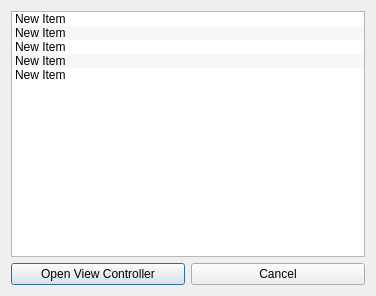
<?xml version="1.0" encoding="UTF-8"?>
<ui version="4.0">
 <class>OpenViewControllerDialog</class>
 <widget class="QDialog" name="OpenViewControllerDialog">
  <property name="geometry">
   <rect>
    <x>0</x>
    <y>0</y>
    <width>376</width>
    <height>296</height>
   </rect>
  </property>
  <property name="font">
   <font>
    <stylestrategy>PreferAntialias</stylestrategy>
   </font>
  </property>
  <property name="windowTitle">
   <string>Open View Controller</string>
  </property>
  <layout class="QGridLayout" name="gridLayout">
   <item row="0" column="0" colspan="2">
    <widget class="QListWidget" name="listWidget">
     <property name="alternatingRowColors">
      <bool>true</bool>
     </property>
     <property name="selectionMode">
      <enum>QAbstractItemView::SingleSelection</enum>
     </property>
     <item>
      <property name="text">
       <string>New Item</string>
      </property>
     </item>
     <item>
      <property name="text">
       <string>New Item</string>
      </property>
     </item>
     <item>
      <property name="text">
       <string>New Item</string>
      </property>
     </item>
     <item>
      <property name="text">
       <string>New Item</string>
      </property>
     </item>
     <item>
      <property name="text">
       <string>New Item</string>
      </property>
     </item>
    </widget>
   </item>
   <item row="1" column="0">
    <widget class="QPushButton" name="pushButton">
     <property name="text">
      <string>Open View Controller</string>
     </property>
    </widget>
   </item>
   <item row="1" column="1">
    <widget class="QPushButton" name="pushButtonCancel">
     <property name="text">
      <string>Cancel</string>
     </property>
    </widget>
   </item>
  </layout>
 </widget>
 <resources/>
 <connections/>
</ui>
